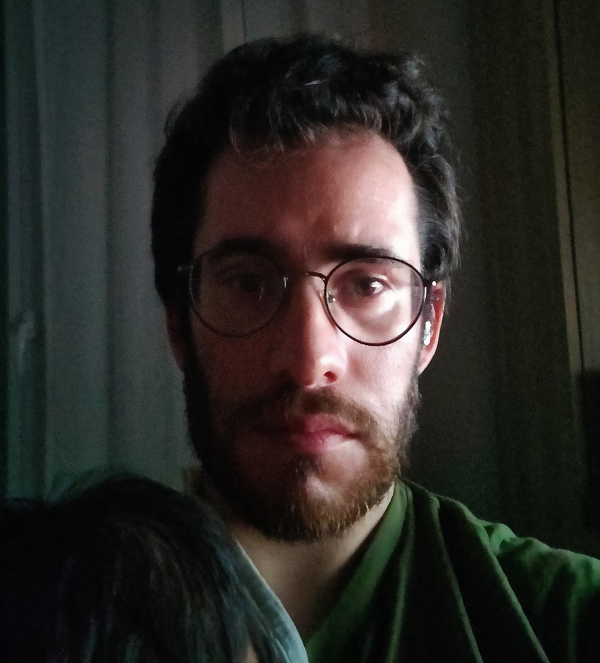
#> input picture moi_2_600.png, 600 x 663 px
$ jupyter execute --allow-errors pixelart.ipynb
#> lines starting #> are read from the running program, lines starting #| are printed output that depends on the picture
[cell 1]
from PIL import Image
from io import BytesIO
from IPython.display import display
import numpy as np
import random
import segno
from segno import helpers
from PIL import ImageDraw
from PIL import ImageFont

[cell 2]
def binarize(image_to_transform, threshold):

    output_image=image_to_transform.convert("L")

    for x in range(output_image.width):
        for y in range(output_image.height):
            # for the given pixel at w,h, lets check its value against the threshold
            if output_image.getpixel((x,y))< threshold: #note that the first parameter is actually a tuple object
                # lets set this to zero
                if  (random.randint(0, 9)) > 4 :
                    output_image.putpixel( (x,y), 0 )
            else:
                output_image.putpixel( (x,y), 255 )

    #now we just     return the new image
    return output_image

def BACKGROUND2(img, width, height, threshold, binary_string):
    output_image = img.copy()  # Create a copy of the original image
    total_iterations = width * height
    weight = 1
    white_streak = 0  # Counter for consecutive white pixels
    for i in range(total_iterations):
        x = i % width
        y = i // width
        current_threshold = threshold * weight
        binary_index = i % len(binary_string)  # Get the corresponding index in the binary string

        # Get the current color of the pixel at (x, y)
        current_color = output_image.getpixel((x, y))

        # Calculate the intensity of the pixel
        intensity = sum(current_color)

        # print(x,y,intensity)

        if y ==height-1 :
            if binary_string[binary_index] == '1':
                output_image.putpixel((x, y), (255, 255, 255))
        else:
            if y % 2 == 0 and random.randint(0, 99) < current_threshold and binary_string[binary_index] == '1' and intensity > threshold:
                output_image.putpixel((x, y), (255, 255, 255))
            elif y % 5 == 0 and random.randint(0, 99) < current_threshold and binary_string[binary_index] == '1' and intensity > threshold:
                output_image.putpixel((x, y), (255, 255, 255))
            else :
                if (x+y)%2==0 and random.randint(0,10)<3:
                    output_image.putpixel((x, y), (18,18,18))
                else:
                    output_image.putpixel((x, y), (28,28,28))

        # Check for consecutive white pixels
        if intensity > threshold and binary_string[binary_index] == '1':
            white_streak += 1
            if white_streak > 4:
                output_image.putpixel((x, y), (28,28,28))
        else:
            white_streak = 0


    return output_image

#> (a cell that did not finish here is left out)

### Making Front Side

[cell 4]
DIMENSION = [600,1050]

# 1 - import back image

img= Image.open("./moi_2_600.png")
#> img is the input picture: PIL image 600x663 RGBA; mean R, G, B, A 45, 42.6, 38.8, 255
width, height = img.size
#> width = 600; height = 663
black_bg = Image.new('RGB', size=(DIMENSION[0],DIMENSION[1]))
#> black_bg: PIL image 600x1050 RGB; every value is 0
offset =  (0,DIMENSION[1]-height-200)
#> offset = (0, 187)
black_bg.paste(img,offset)

# 2 - binarize myself
myself = binarize(black_bg, 90).convert("RGBA")
#> after the loop in binarize, `for x in range(output_image.width):`:
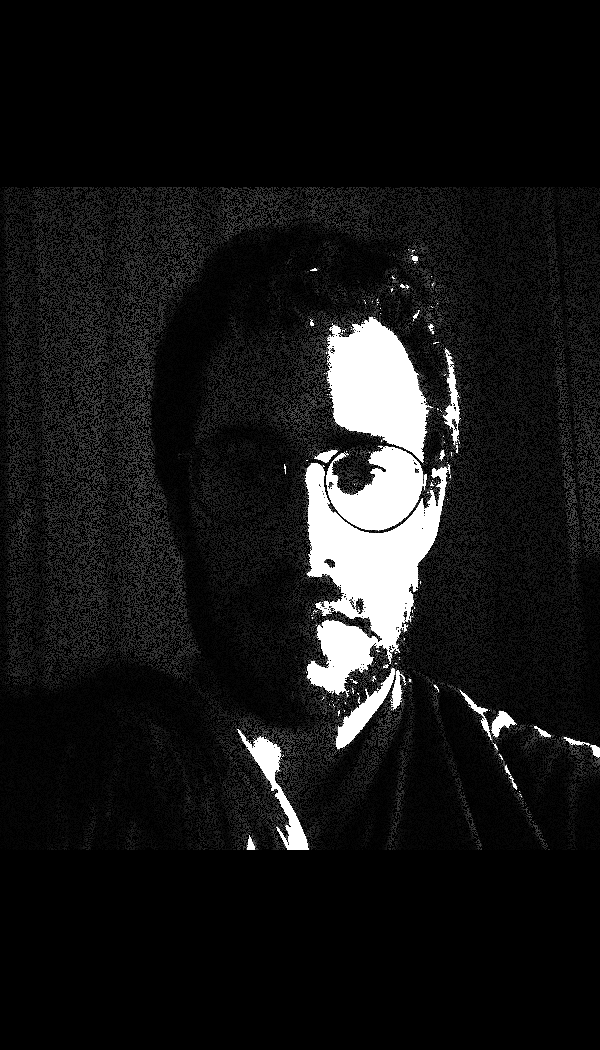
#> output_image: PIL image 600x1050 L; min 0, max 255, mean 23.3

threshold = 500
binary_string = '010001000110000101101110001000000100001101100001011000100111001001101111011011000010110000100000011001100110000101110100011010000110010101110010001011000010000001101000011101010111001101100010011000010110111001100100001011000010000001100100011011110010110101100101011100100010111000001010010000110110111101101110011001110111001001100001011101000111001100100000011101000110111100100000011001010111011001100101011100100111100101101111011011100110010100100000011100100110010101100001011001000110100101101110011001110010000001110100011010000110100101110011'
width = DIMENSION[0]
height = DIMENSION[1]
pixel_overlay = BACKGROUND2(myself,width, height, threshold, binary_string)
#> after the loop in BACKGROUND2, `for i in range(total_iterations):`:
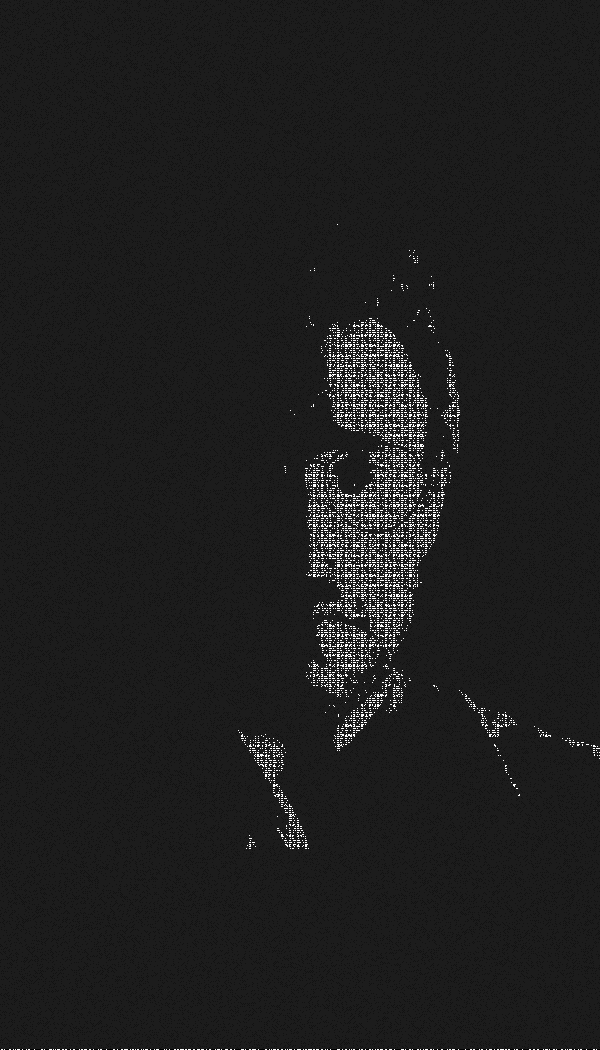
#> output_image: PIL image 600x1050 RGBA; mean R, G, B, A 30.4, 30.4, 30.4, 255

#> (the rest of this cell did not finish here and is left out)

### Making BackSide

[cell 5]
# 1 - Make the backside background

backbg = Image.open("./basalt.jpg").convert("RGBA").resize((DIMENSION[1],DIMENSION[0]))
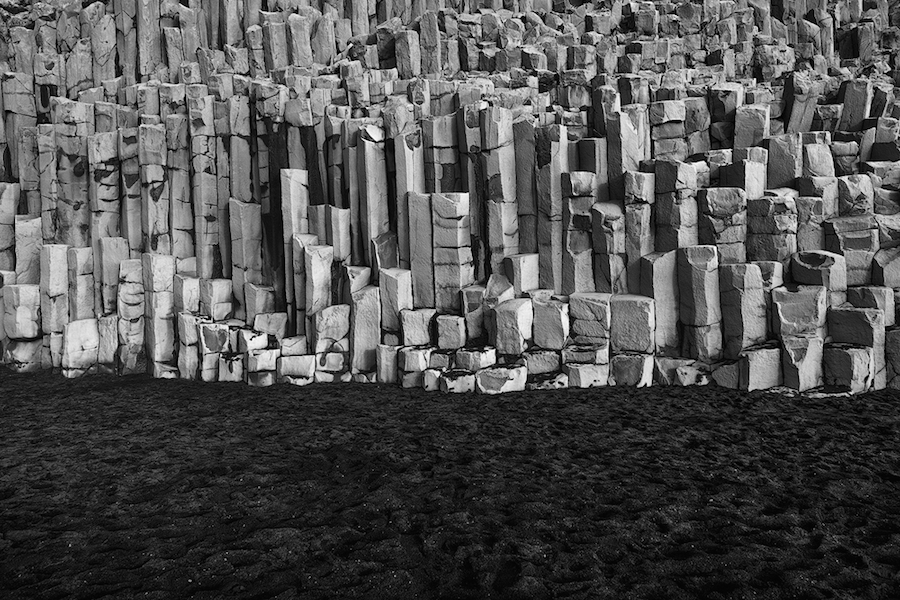
#> input picture basalt.jpg, 900 x 600 px
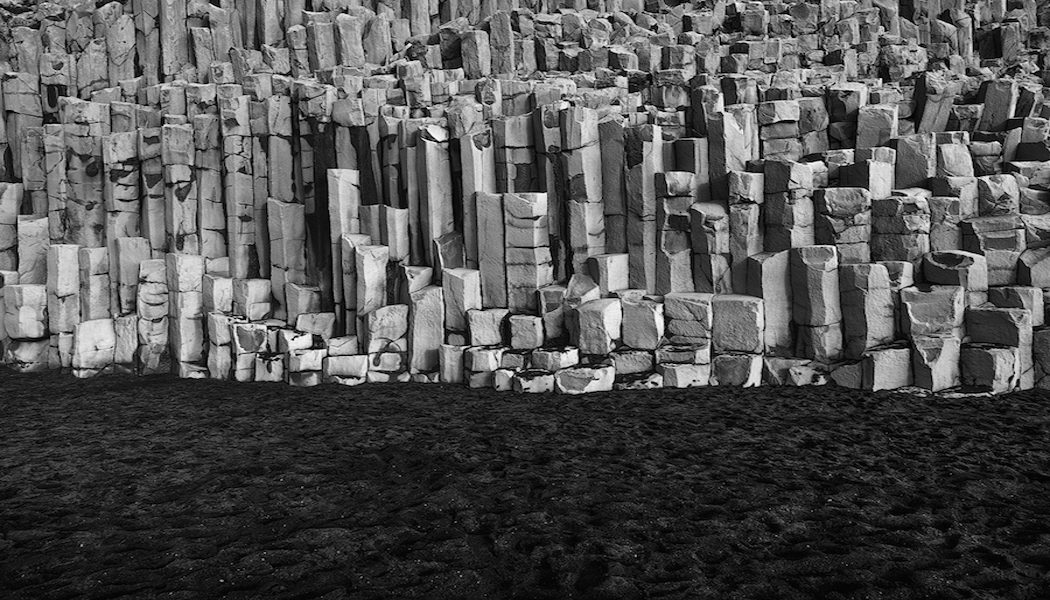
#> backbg: PIL image 1050x600 RGBA; mean R, G, B, A 81.4, 81.4, 81.4, 255
pixel_overlay = BACKGROUND2(backbg,DIMENSION[1],DIMENSION[0], 500, binary_string).convert("RGBA")
#> the loop in BACKGROUND2 (call 2), `for i in range(total_iterations):` made 630000 passes
#> (current_color, intensity) on passes 1 to 3: ((156, 156, 156, 255), 723), ((157, 157, 157, 255), 726), ((171, 171, 171, 255), 768)
pixel_overlay.putalpha(135)
backbg.putalpha(90)
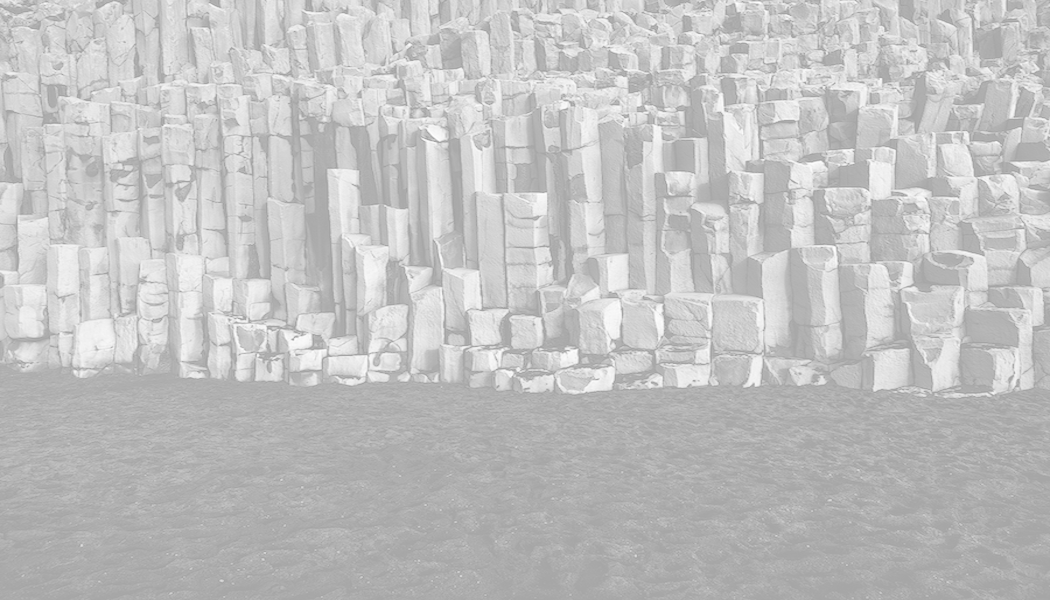
#> backbg: PIL image 1050x600 RGBA; mean R, G, B, A 81.4, 81.4, 81.4, 90; transparent parts drawn white
backside = Image.alpha_composite(pixel_overlay, backbg)
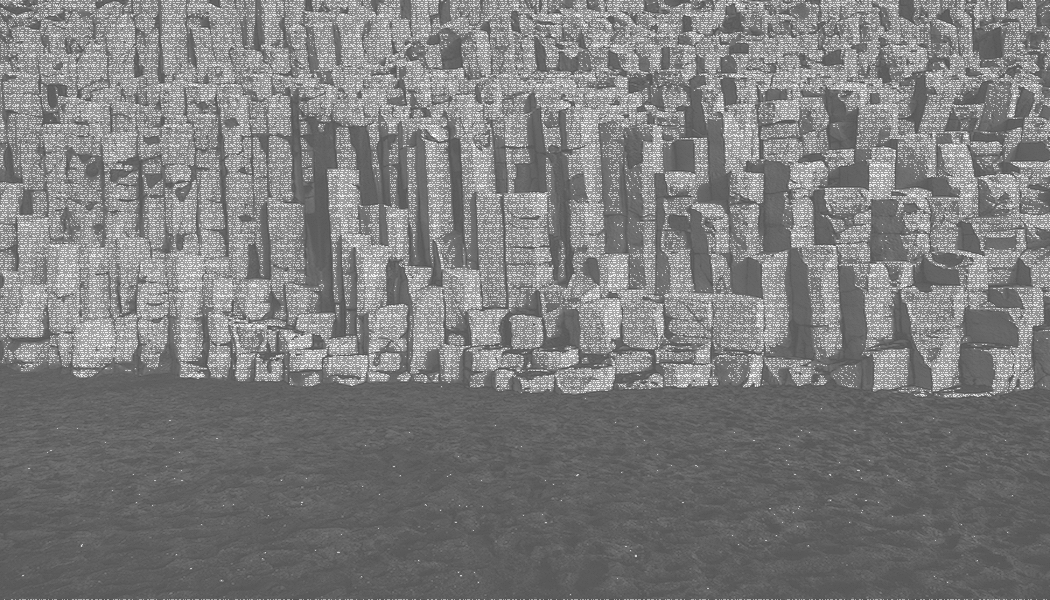
#> backside: PIL image 1050x600 RGBA; mean R, G, B, A 67.8, 67.8, 67.8, 177; transparent parts drawn white
backside= binarize(backside, 100).convert("RGBA")
#> call 2 of binarize, with threshold = 100
#> after the loop in binarize (call 2), `for x in range(output_image.width):`:
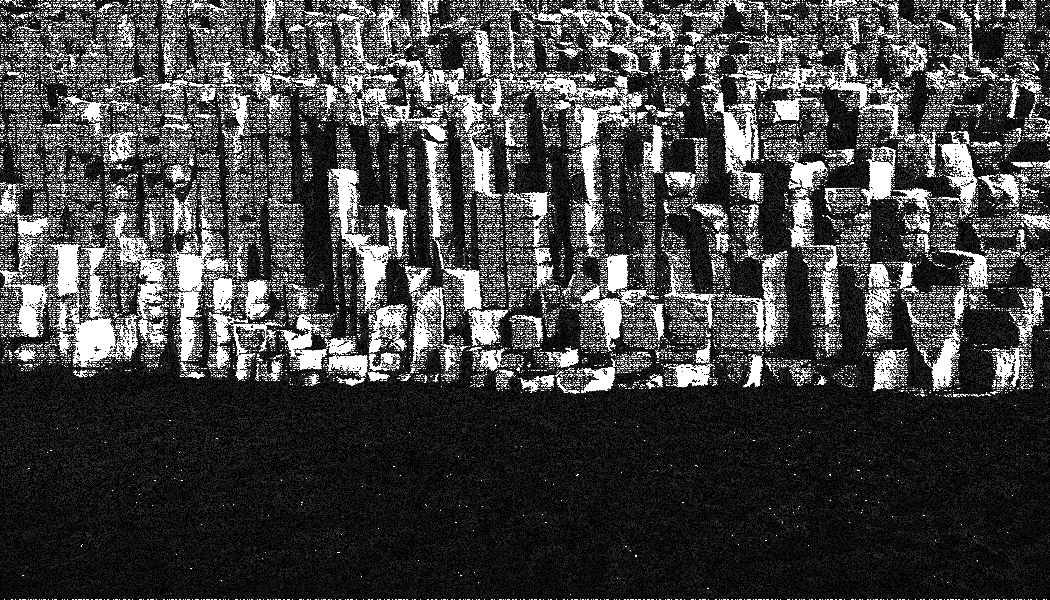
#> output_image: PIL image 1050x600 L; min 0, max 255, mean 67.3

#> (the rest of this cell did not finish here and is left out)
